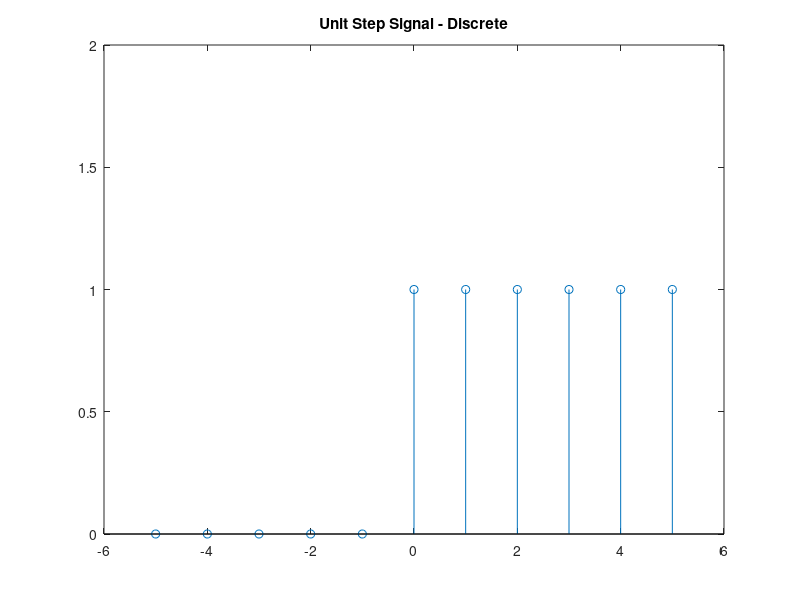

Write the MATLAB code that produced this figure.
clc;
clear;
close all;

n=input('limit (-n<t<n): ');
x=-n:n;
y= x>=0;
stem(x,y);
ylim([0 2]);
title('Unit Step Signal - Discrete');